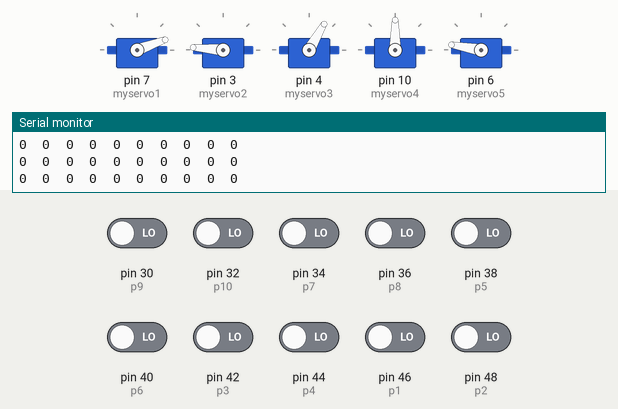
Recording of a sketch running on a simulated Arduino Mega 2560, built with avr-gcc and run on an emulated ATmega2560. Parts: 5 × servo, the last lines printed to the serial monitor. The inputs (shaded band) are chosen by the test bench; at power-on: pin 30 (p9), pin 32 (p10), pin 34 (p7), pin 36 (p8), pin 38 (p5), pin 40 (p6), pin 42 (p3), pin 44 (p4), pin 46 (p1), pin 48 (p2) LOW.

Above: at 1.3 s.
1.4 s: pin 30 (p9) driven HIGH
At 2.9 s:
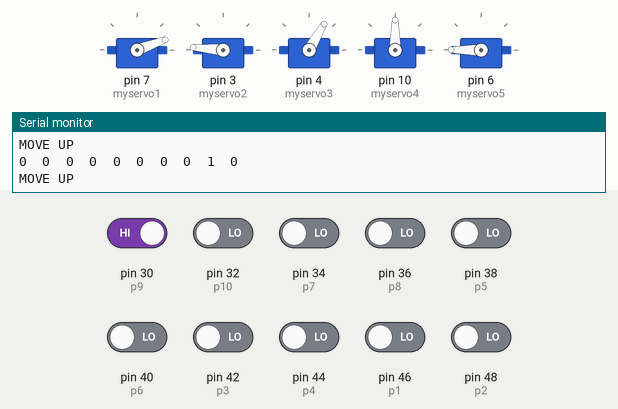
4.4 s: pin 34 (p7) driven HIGH
At 5.0 s:
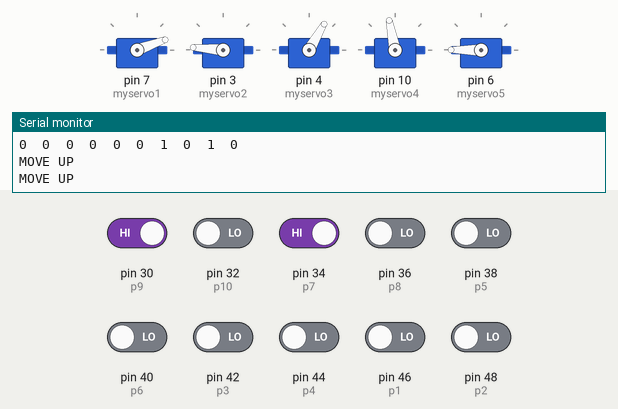
7.4 s: pin 32 (p10) driven HIGH
At 7.87 s:
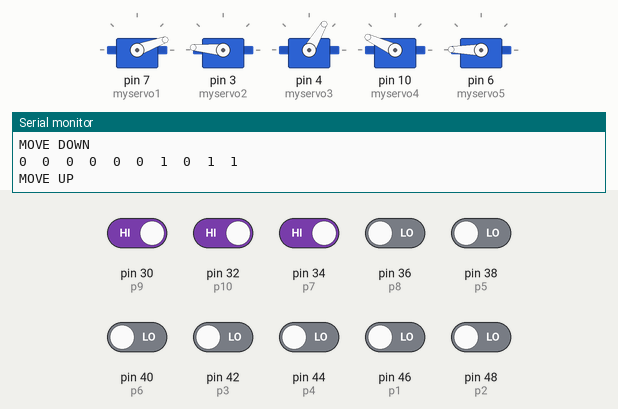
10.4 s: pin 38 (p5) driven HIGH
At 12.09 s:
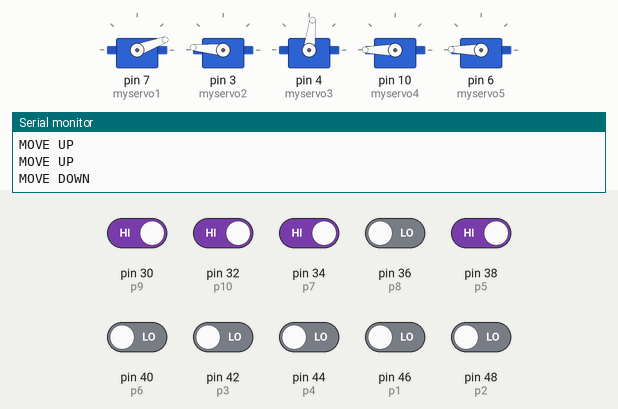
13.4 s: pin 42 (p3) driven HIGH
At 13.62 s:
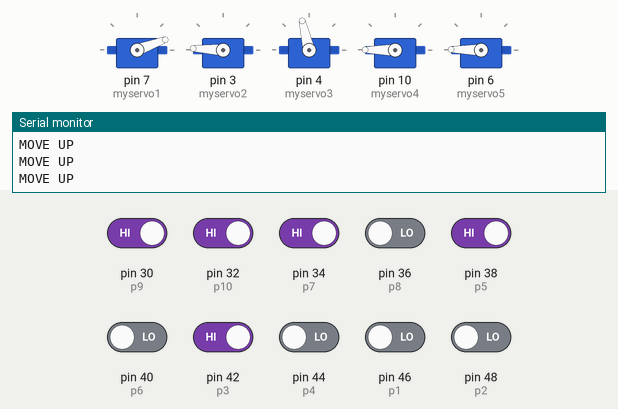
16.4 s: pin 48 (p2) driven HIGH
At 16.73 s:
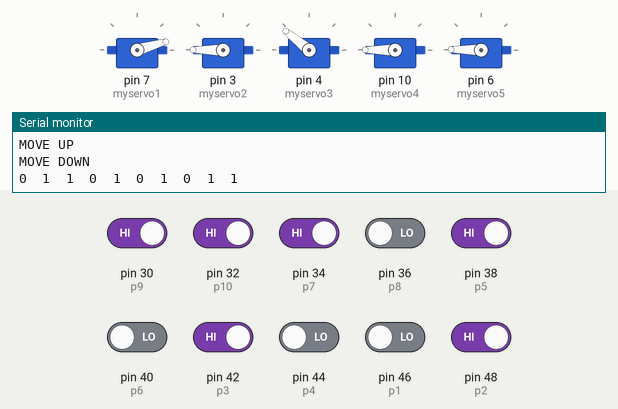
Timing chart, 0 to 22.2 s (numbered marks = the images above; inputs shaded):
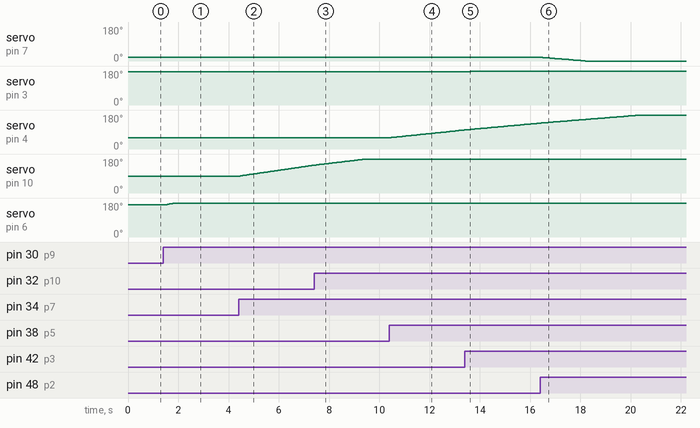

The sketch:

arm2.ino
```cpp
#include <Servo.h>
Servo myservo1; // 7 3 4 10 6 // vb nm uj yh tg
Servo myservo2;
Servo myservo3;
Servo myservo4;
Servo myservo5;

int a = 20;
int b = 175;
int c = 60;
int d = 90;
int e = 170;

// vb nm uj yh tg
int pos1 = a;   //claw 30
int pos2 = b;   //base 90
int pos3 = c;   //first a 170
int pos4 = d;   //second a 100
int pos5 = e;   //rotater 20

int slider1 = 1;
int slider2 = 1;
int slider3 = 1;
int slider4 = 1;
int slider5 = 1;


int p1 = 46;
int p2 = 48;//claw

int p3 = 42;
int p4 = 44;//base

int p5 = 38;
int p6 = 40;//first a

int p7 = 34;
int p8 = 36;//second a

int p9 = 30;
int p10 = 32;//rotater

//states for the input pins set to zero
int s1 = 0;
int s2 = 0;

int s3 = 0;
int s4 = 0;

int s5 = 0;
int s6 = 0;

int s7 = 0;
int s8 = 0;

int s9 = 0;
int s10 = 0;


void setup() {

   pinMode(p1, INPUT);
   pinMode(p2, INPUT);
   pinMode(p3, INPUT);
   pinMode(p4, INPUT);
   pinMode(p5, INPUT);
   pinMode(p6, INPUT);
   pinMode(p7, INPUT);
   pinMode(p8, INPUT);
   pinMode(p9, INPUT);
   pinMode(p10, INPUT);


  myservo1.attach(7); //claw // attaches the servo on pin 9 to the servo object
   myservo2.attach(3);//base
    myservo3.attach(4);//first a
     myservo4.attach(10);//second a
      myservo5.attach(6);//rot a

  Serial.begin(9600);
  myservo1.write(pos1);
  myservo2.write(pos2);
  myservo3.write(pos3);
  myservo4.write(pos4);
  myservo5.write(pos5);


  delay(100);
}

void loop() {

  s1 = digitalRead(p1);
  s2 = digitalRead(p2);
  s3 = digitalRead(p3);
  s4 = digitalRead(p4);
  s5 = digitalRead(p5);
  s6 = digitalRead(p6);
  s7 = digitalRead(p7);
  s8 = digitalRead(p8);
  s9 = digitalRead(p9);
  s10 = digitalRead(p10);


    Serial.print(s1);
    Serial.print("  ");
    Serial.print(s2);
    Serial.print("  ");

    Serial.print(s3);
    Serial.print("  ");
    Serial.print(s4);
    Serial.print("  ");

    Serial.print(s5);
    Serial.print("  ");
    Serial.print(s6);
    Serial.print("  ");

    Serial.print(s7);
    Serial.print("  ");
    Serial.print(s8);
    Serial.print("  ");

    Serial.print(s9);
    Serial.print("  ");
    Serial.print(s10);
    Serial.println("  ");

    if (s1 == HIGH)
    {
      pos1 += slider1;  // p = p + 1
       Serial.println("MOVE UP");
      if (pos1 < 1) pos1 = 1;
      myservo1.write(pos1);
      delay(15);
    }

    if (s2 == HIGH)
    {
      pos1 -= slider1;
      Serial.println("MOVE DOWN");
      if (pos1 > 179) pos1 = 179;
      myservo1.write(pos1);
      delay(15);
    }// v b

 if (s3 == HIGH)
    {
      pos2 += slider2;
       Serial.println("MOVE UP");
      if (pos2 < 1) pos2 = 1;
      myservo2.write(pos2);
      delay(15);
    }

    if (s4 == HIGH)
    {
      pos2 -= slider2;
      Serial.println("MOVE DOWN");
      if (pos2 > 179) pos2 = 179;
      myservo2.write(pos2);
      delay(15);
    }// n m

     if (s5 == HIGH)
    {
      pos3 += slider3;
       Serial.println("MOVE UP");
      if (pos3 < 1) pos3 = 1;
      myservo3.write(pos3);
      delay(15);
    }

    if (s6 == HIGH)
    {
      pos3 -= slider3;
      Serial.println("MOVE DOWN");
      if (pos3 > 179) pos3 = 179;
      myservo3.write(pos3);
      delay(15);
    }//u j
//---------------------
   if (s7 == HIGH)
    {
      pos4 += slider4;
       Serial.println("MOVE UP");
      if (pos4 < 1) pos4 = 1;
      myservo4.write(pos4);
      delay(15);
    }

    if (s8 == HIGH)
    {
      pos4 -= slider4;
      Serial.println("MOVE DOWN");
      if (pos4 > 179) pos4 = 179;
      myservo4.write(pos4);
      delay(15);
    }// y h

    //---------------
     if (s9 == HIGH)
    {
      pos5 += slider5;
       Serial.println("MOVE UP");
      if (pos5 < 1) pos5 = 1;
      myservo5.write(pos5);
      delay(15);
    }

    if (s10 == HIGH)
    {
      pos5 -= slider5;
      Serial.println("MOVE DOWN");
      if (pos5 > 179) pos5 = 179;
      myservo5.write(pos5);
      delay(15);
    }// t g


    else {}


}
```

Measured:
- after the input at 1.4 s, servo on pin 6 (myservo5): moves from 170° to 180° over 0.38 s, starting after 0.07 s
- after the input at 4.4 s, servo on pin 10 (myservo4): moves from 90° to 147° over 2.9 s, starting after 0.06 s
- after the input at 7.4 s, servo on pin 6 (myservo5): goes 179° 0.87 s, 180° 0.02 s, 179° 1.2 s, 13 × (180° 0.02 s, 179° 0.05 s), 180° 0.02 s, then 179°, starting after 0.05 s
- after the input at 10.4 s, servo on pin 4 (myservo3): moves from 60° to 101° over 2.9 s, starting after 0.07 s
- after the input at 13.4 s, servo on pin 3 (myservo2): moves from 175° to 180° over 0.34 s, starting after 0.05 s
- after the input at 16.4 s, servo on pin 7 (myservo1): moves from 20° to 0° over 1.8 s, starting at once
